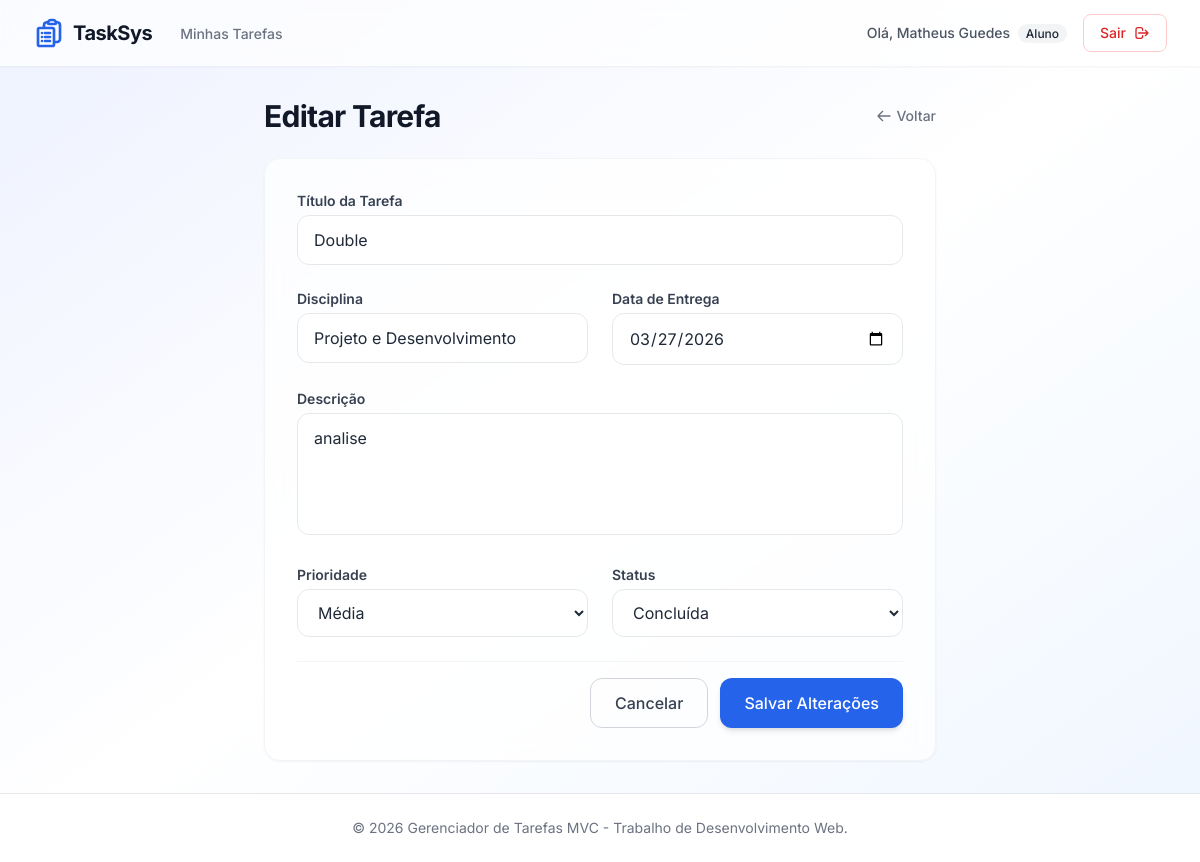
Screenshot of /index.php?c=tarefa&a=form&id=6 (signed in) with the database file from the repository.
### tables this page shows
CREATE TABLE tarefa (
            id INTEGER PRIMARY KEY AUTOINCREMENT,
            titulo TEXT NOT NULL,
            descricao TEXT,
            disciplina TEXT,
            data_criacao TEXT NOT NULL DEFAULT (DATE('now')),
            data_entrega TEXT,
            usuario_id INTEGER NOT NULL,
            prioridade_id INTEGER NOT NULL,
            status_id INTEGER NOT NULL,
            FOREIGN KEY (usuario_id) REFERENCES usuario(id) ON DELETE CASCADE,
            FOREIGN KEY (prioridade_id) REFERENCES prioridade(id),
            FOREIGN KEY (status_id) REFERENCES status(id)
        );

CREATE TABLE prioridade (
            id INTEGER PRIMARY KEY AUTOINCREMENT,
            nome TEXT NOT NULL
        );

CREATE TABLE status (
            id INTEGER PRIMARY KEY AUTOINCREMENT,
            nome TEXT NOT NULL
        );

### app/controllers/Controller.php (called while the page is built, shortened)
<?php
class Controller {
    protected function render($view, $data = []) {
        extract($data);
        require_once __DIR__ . '/../views/' . $view . '.php';
        require_once __DIR__ . '/../views/layouts/main.php';
    }
}

### app/controllers/TarefaController.php (called while the page is built, shortened)
<?php
class TarefaController extends Controller {
    public function form() {
        $id = $_GET['id'] ?? null;
        $tarefa = null;
        if ($id) {
            $tarefa = Tarefa::buscarPorId($id, $_SESSION['usuario_id']);
        }
        $status_list = Status::listar();
        $prioridades = Prioridade::listar();
        $this->render('tarefas/form', [
            'tarefa' => $tarefa,
            'status_list' => $status_list,
            'prioridades' => $prioridades
        ]);
    }
}

### app/models/Tarefa.php (called while the page is built, shortened)
<?php
class Tarefa {
    public static function buscarPorId($id, $usuario_id) {
        $db = Database::getConnection();
        $stmt = $db->prepare("SELECT * FROM tarefa WHERE id = :id AND usuario_id = :usuario_id");
        $stmt->execute([':id' => $id, ':usuario_id' => $usuario_id]);
        return $stmt->fetch();
    }
}

### app/models/Prioridade.php (called while the page is built, shortened)
<?php
class Prioridade {
    public static function listar() {
        $db = Database::getConnection();
        return $db->query("SELECT * FROM prioridade")->fetchAll();
    }
}

### app/models/Status.php (called while the page is built, shortened)
<?php
class Status {
    public static function listar() {
        $db = Database::getConnection();
        return $db->query("SELECT * FROM status")->fetchAll();
    }
}

### app/views/tarefas/form.php (the view, shortened to what this page needs)
<div class="max-w-2xl mx-auto">
    <div class="mb-6 flex items-center justify-between">
        <h1 class="text-3xl font-bold text-gray-900 tracking-tight"><?= $tarefa ? 'Editar Tarefa' : 'Nova Tarefa' ?></h1>
        <a href="index.php?c=tarefa&a=index" class="text-gray-500 hover:text-gray-700 font-medium text-sm flex items-center gap-1">
            <svg class="w-4 h-4" fill="none" stroke="currentColor" viewBox="0 0 24 24"><path stroke-linecap="round" stroke-linejoin="round" stroke-width="2" d="M10 19l-7-7m0 0l7-7m-7 7h18"></path></svg>
            Voltar
        </a>
    </div>
    <div class="glass p-8 rounded-2xl shadow-sm border border-gray-100">
        <form action="index.php?c=tarefa&a=form<?= $tarefa ? '&id=' . $tarefa['id'] : '' ?>" method="POST" class="space-y-6">
            <div>
                <label for="titulo" class="block text-sm font-semibold text-gray-700 mb-1">Título da Tarefa</label>
                <input type="text" name="titulo" id="titulo" required
                       value="<?= htmlspecialchars($tarefa['titulo'] ?? '') ?>"
                       class="w-full px-4 py-3 rounded-xl border border-gray-200 focus:border-blue-500 focus:ring-4 focus:ring-blue-50 transition-all outline-none bg-white/70">
            </div>
            <div class="grid grid-cols-1 md:grid-cols-2 gap-6">
                <div>
                    <label for="disciplina" class="block text-sm font-semibold text-gray-700 mb-1">Disciplina</label>
                    <input type="text" name="disciplina" id="disciplina"
                           value="<?= htmlspecialchars($tarefa['disciplina'] ?? '') ?>"
                           class="w-full px-4 py-3 rounded-xl border border-gray-200 focus:border-blue-500 focus:ring-4 focus:ring-blue-50 transition-all outline-none bg-white/70">
                </div>
                <div>
                    <label for="data_entrega" class="block text-sm font-semibold text-gray-700 mb-1">Data de Entrega</label>
                    <input type="date" name="data_entrega" id="data_entrega"
                           value="<?= htmlspecialchars($tarefa['data_entrega'] ?? '') ?>"
                           class="w-full px-4 py-3 rounded-xl border border-gray-200 focus:border-blue-500 focus:ring-4 focus:ring-blue-50 transition-all outline-none bg-white/70">
                </div>
            </div>
            <div>
                <label for="descricao" class="block text-sm font-semibold text-gray-700 mb-1">Descrição</label>
                <textarea name="descricao" id="descricao" rows="4"
                          class="w-full px-4 py-3 rounded-xl border border-gray-200 focus:border-blue-500 focus:ring-4 focus:ring-blue-50 transition-all outline-none bg-white/70 resize-none"><?= htmlspecialchars($tarefa['descricao'] ?? '') ?></textarea>
            </div>
            <div class="grid grid-cols-1 md:grid-cols-2 gap-6">
                <div>
                    <label for="prioridade_id" class="block text-sm font-semibold text-gray-700 mb-1">Prioridade</label>
                    <select name="prioridade_id" id="prioridade_id" required class="w-full px-4 py-3 rounded-xl border border-gray-200 focus:border-blue-500 focus:ring-4 focus:ring-blue-50 transition-all outline-none bg-white/70">
                        <?php foreach ($prioridades as $p): ?>
                            <option value="<?= $p['id'] ?>" <?= ($tarefa['prioridade_id'] ?? '') == $p['id'] ? 'selected' : '' ?>>
                                <?= htmlspecialchars($p['nome']) ?>
                            </option>
                        <?php endforeach; ?>
                    </select>
                </div>
                <div>
                    <label for="status_id" class="block text-sm font-semibold text-gray-700 mb-1">Status</label>
                    <select name="status_id" id="status_id" required class="w-full px-4 py-3 rounded-xl border border-gray-200 focus:border-blue-500 focus:ring-4 focus:ring-blue-50 transition-all outline-none bg-white/70">
                        <?php foreach ($status_list as $s): ?>
                            <option value="<?= $s['id'] ?>" <?= ($tarefa['status_id'] ?? '') == $s['id'] ? 'selected' : '' ?>>
                                <?= htmlspecialchars($s['nome']) ?>
                            </option>
                        <?php endforeach; ?>
                    </select>
                </div>
            </div>
            <div class="pt-4 border-t border-gray-100 flex justify-end gap-3">
                <a href="index.php?c=tarefa&a=index" class="px-6 py-3 border border-gray-300 rounded-xl text-gray-700 hover:bg-gray-50 font-medium transition-colors">Cancelar</a>
                <button type="submit" class="px-6 py-3 bg-blue-600 hover:bg-blue-700 shadow-md text-white rounded-xl font-medium transition-transform transform hover:-translate-y-0.5">
                    <?= $tarefa ? 'Salvar Alterações' : 'Criar Tarefa' ?>
                </button>
            </div>
        </form>
    </div>
</div>

### app/views/layouts/main.php (style rules this page uses)
body { font-family: 'Inter', sans-serif; }
.glass { background: rgba(255, 255, 255, 0.7); backdrop-filter: blur(10px); -webkit-backdrop-filter: blur(10px); border: 1px solid rgba(255, 255, 255, 0.3); }

### rows the page displays
tarefa: titulo "Double", disciplina "Projeto e Desenvolvimento", data_entrega "03/27/2026", descricao "analise", prioridade_id "Média", status_id "Concluída"

### other values shown
$userName "Matheus Guedes"
